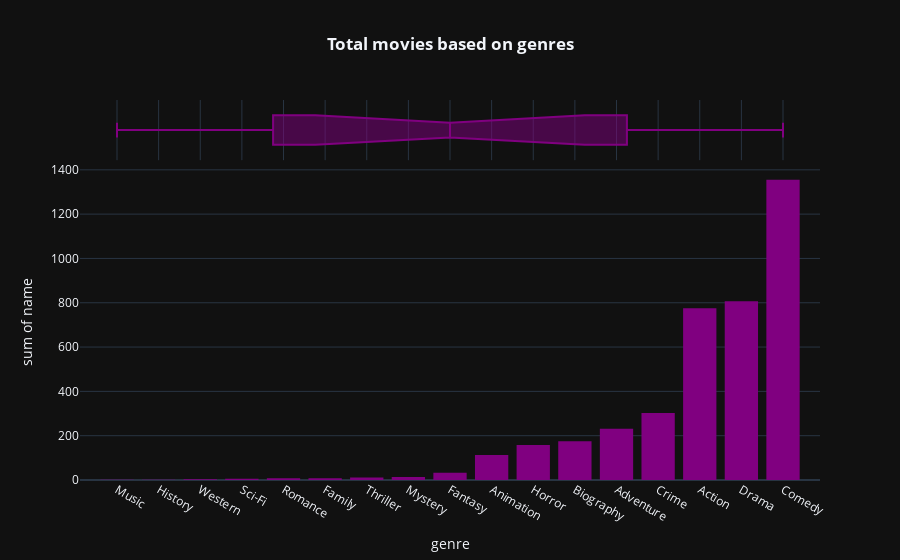

This figure's notebook cell:
### Code cell
fig=px.histogram(df.groupby('genre',as_index=False).count().sort_values(by='name',ascending=True),x='genre',y='name',color_discrete_sequence=['purple'],template='plotly_dark',marginal='box',title='<b>Total movies based on genres</b>')
fig.update_layout(title_x=0.5)

### Figure 1 — Plotly figure (JSON) as saved in the notebook; plotly's stock layout.template omitted (floating-point values rounded to 4 significant figures)
{"data": [{"alignmentgroup": "True", "bingroup": "x", "histfunc": "sum", "hovertemplate": "genre=%{x}<br>sum of name=%{y}<extra></extra>", "legendgroup": "", "marker": {"color": "purple", "pattern": {"shape": ""}}, "name": "", "offsetgroup": "", "orientation": "v", "showlegend": false, "type": "histogram", "x": ["Music", "History", "Western", "Sci-Fi", "Romance", "Family", "Thriller", "Mystery", "Fantasy", "Animation", "Horror", "Biography", "Adventure", "Crime", "Action", "Drama", "Comedy"], "xaxis": "x", "y": [1, 1, 3, 6, 8, 8, 11, 13, 33, 113, 158, 175, 231, 302, 775, 807, 1355], "yaxis": "y"}, {"alignmentgroup": "True", "hovertemplate": "genre=%{x}<extra></extra>", "legendgroup": "", "marker": {"color": "purple"}, "name": "", "notched": true, "offsetgroup": "", "showlegend": false, "type": "box", "x": ["Music", "History", "Western", "Sci-Fi", "Romance", "Family", "Thriller", "Mystery", "Fantasy", "Animation", "Horror", "Biography", "Adventure", "Crime", "Action", "Drama", "Comedy"], "xaxis": "x2", "yaxis": "y2"}], "layout": {"autosize": true, "barmode": "relative", "legend": {"tracegroupgap": 0}, "title": {"text": "<b>Total movies based on genres</b>", "x": 0.5}, "xaxis": {"anchor": "y", "autorange": true, "domain": [0, 1], "range": [-0.8889, 16.89], "title": {"text": "genre"}, "type": "category"}, "xaxis2": {"anchor": "y2", "autorange": true, "domain": [0, 1], "matches": "x", "range": [-0.8889, 16.89], "showgrid": true, "showticklabels": false, "type": "category"}, "yaxis": {"anchor": "x", "autorange": true, "domain": [0, 0.8316], "range": [0, 1426.0], "title": {"text": "sum of name"}, "type": "linear"}, "yaxis2": {"anchor": "x2", "autorange": true, "domain": [0.8416, 1], "matches": "y2", "range": [-0.5, 0.5], "showgrid": false, "showline": false, "showticklabels": false, "ticks": "", "type": "category"}}}
